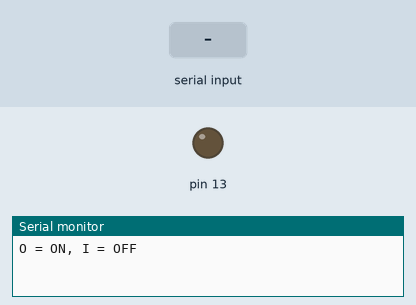
This sketch was run on a simulated Arduino Uno, built with avr-gcc and run on an emulated ATmega328P. Shown: output pins drawn as LEDs (lit = HIGH), the last lines printed to the serial monitor. The test bench sets the inputs (shaded band).

Above: at 1.2 s.
1.3 s: "o" received over Serial
At 2.5 s:
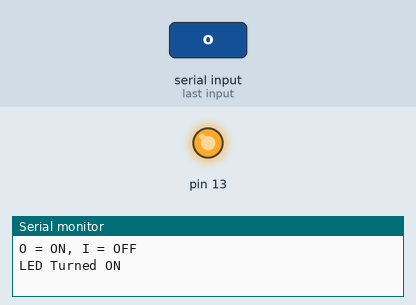
2.8 s: "i" received over Serial
At 3.6 s:
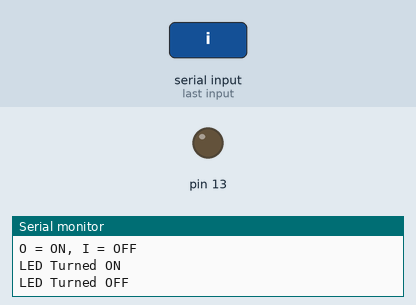
Timing chart, 0 to 5.8 s (numbered marks = the images above; inputs shaded):
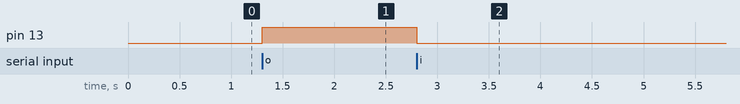

The sketch:

sketch_mar18d.ino
```cpp
void setup() {
  // put your setup code here, to run once:
  pinMode(13,OUTPUT);
  Serial.begin(9600);
  while (!Serial);
  Serial.println("O = ON, I = OFF");
}

void loop() {
  // put your main code here, to run repeatedly:
  if(Serial.available()) {
    char state = Serial.read();
    if (state == 'o') {
      digitalWrite(13,HIGH);
      Serial.println("LED Turned ON");
      }
      if(state == 'i') {
        digitalWrite(13,LOW);
        Serial.println("LED Turned OFF");
        }
    }
}
```

Measured:
- after the input at 1.3 s, pin 13: LOW → HIGH at once
- after the input at 2.8 s, pin 13: HIGH → LOW at once
